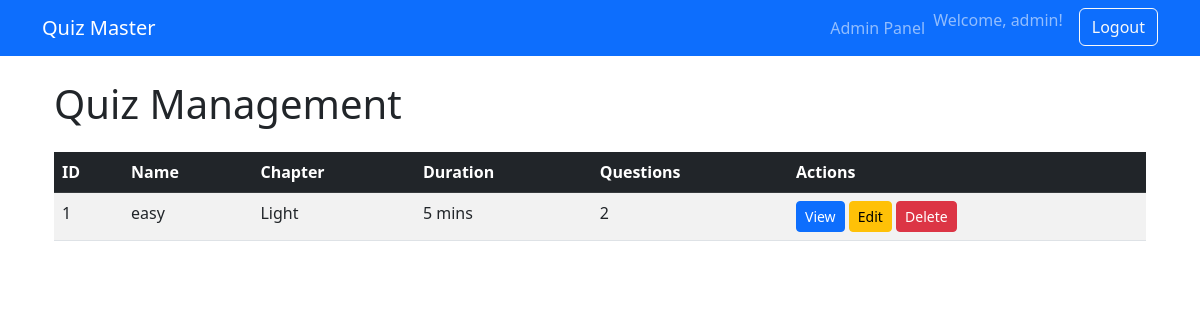
The app's page /admin/view-quizzes (signed in) with its own data.
### app/models.py (models this page shows)
class User(db.Model, UserMixin):
    id = db.Column(db.Integer, primary_key=True)
    username = db.Column(db.String(100), unique=True, nullable=False)
    email = db.Column(db.String(150), unique=True, nullable=False)
    password = db.Column(db.String(200), nullable=False)
    full_name = db.Column(db.String(150), nullable=True)
    qualification = db.Column(db.String(100))
    dob = db.Column(db.Date)
    is_admin = db.Column(db.Boolean, default=False)
    scores = db.relationship('Score', back_populates='user', cascade='all, delete-orphan')
    def is_administrator(self):
        return self.is_admin

class Quiz(db.Model):
    id = db.Column(db.Integer, primary_key=True)
    name = db.Column(db.String(100), nullable=False)
    chapter_id = db.Column(db.Integer, db.ForeignKey('chapter.id', ondelete='CASCADE'), nullable=False)
    date_of_quiz = db.Column(db.DateTime)
    time_duration = db.Column(db.String(10))
    chapter = db.relationship('Chapter', back_populates='quizzes')
    questions = db.relationship('Question', back_populates='quiz', cascade='all, delete-orphan')
    scores = db.relationship('Score', back_populates='quiz', cascade='all, delete-orphan')

class Chapter(db.Model):
    id = db.Column(db.Integer, primary_key=True)
    name = db.Column(db.String(100), nullable=False)
    subject_id = db.Column(db.Integer, db.ForeignKey('subject.id', ondelete='CASCADE'), nullable=False)
    description = db.Column(db.Text)
    subject = db.relationship('Subject', back_populates='chapters')
    quizzes = db.relationship('Quiz', back_populates='chapter', cascade='all, delete-orphan')

### app/admin.py (the view)
@admin.route('/view-quizzes')
def view_quizzes():
    quizzes = Quiz.query.options(joinedload(Quiz.chapter)).all()
    return render_template('admin/view_quizzes.html', quizzes=quizzes)

### app/admin.py (called while the page is built)
@admin.before_request
@login_required
def require_admin():
    print(f"Checking admin access for user: {current_user.email}, is_admin: {getattr(current_user, 'is_administrator', None)}")
    if not getattr(current_user, 'is_administrator', lambda: False)():
        flash('Admin access required', 'danger')
        return redirect(url_for('main.dashboard'))

### app/routes.py (called while the page is built)
@login_manager.user_loader
def load_user(user_id):
    return User.query.get(int(user_id))

### app/templates/admin/view_quizzes.html (shortened to what this page needs)
{% extends "base.html" %}
{% block content %}
<div class="container">
    <h1 class="my-4">Quiz Management</h1>
    <div class="table-responsive">
        <table class="table table-striped table-hover">
            <thead class="table-dark">
                <tr>
                    <th>ID</th>
                    <th>Name</th>
                    <th>Chapter</th>
                    <th>Duration</th>
                    <th>Questions</th>
                    <th>Actions</th>
                </tr>
            </thead>
            <tbody>
                {% for quiz in quizzes %}
                <tr>
                    <td>{{ quiz.id }}</td>
                    <td>{{ quiz.name }}</td>
                    <td>{{ quiz.chapter.name }}</td>
                    <td>{{ quiz.time_duration }} mins</td>
                    <td>{{ quiz.questions|length }}</td>
                    <td>
                        <a href="#" class="btn btn-sm btn-primary">View</a>
                        <a href="#" class="btn btn-sm btn-warning">Edit</a>
                        <a href="#" class="btn btn-sm btn-danger">Delete</a>
                    </td>
                </tr>
                {% endfor %}
            </tbody>
        </table>
    </div>
</div>
{% endblock %}

### app/templates/base.html (shortened to what this page needs)
<!DOCTYPE html>
<html>
<head>
    <link rel="stylesheet" href="https://cdn.jsdelivr.net/npm/bootstrap@5.3.0/dist/css/bootstrap.min.css">
</head>
<body>
    <nav class="navbar navbar-expand-lg navbar-dark bg-primary">
        <div class="container">
            <a class="navbar-brand" href="{{ url_for('main.dashboard') }}">Quiz Master</a>
            <div class="collapse navbar-collapse" id="navbarNav">
                <ul class="navbar-nav ms-auto">
                    {% if current_user.is_authenticated %}
                        {% if current_user.is_administrator() %}
                        <li class="nav-item">
                            <a class="nav-link" href="{{ url_for('admin.admin_dashboard') }}">Admin Panel</a>
                        </li>
                        {% endif %}
                        <li class="nav-item">
                            <span class="navbar-text me-3">Welcome, {{ current_user.username }}!</span>
                        </li>
                        <li class="nav-item">
                            <a class="btn btn-outline-light" href="{{ url_for('main.logout') }}">Logout</a>
                        </li>
                    {% endif %}
                </ul>
            </div>
        </div>
    </nav>
    <div class="container mt-4">
        {% block content %}{% endblock %}
    </div>
</body>
</html>

### records on screen
User: username "admin"
Quiz: id "1", name "easy", chapter.name "Light", time_duration "5", questions|length "2"
